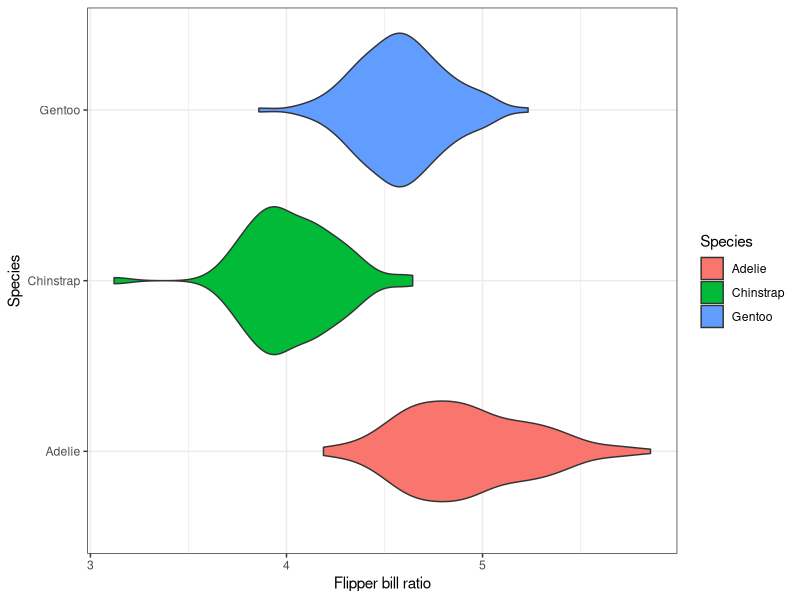

Here is the R script that generated this plot:
## ---- chunk 1
library(tidyverse)
library(palmerpenguins)
## ---- chunk 2
head(penguins)
## ---- chunk 3
select(penguins, species, bill_length_mm, body_mass_g)
## ---- chunk 4
select(penguins, -species, -bill_length_mm, -body_mass_g)
## ---- chunk 5
filter(penguins, species=="Gentoo")
## ---- chunk 6
filter(penguins, species=="Gentoo" & body_mass_g>5000)
## ---- chunk 7
select(filter(penguins, species=="Gentoo"), species, bill_length_mm, body_mass_g)
## ---- chunk 8
penguins %>%
  filter(species=="Gentoo") %>%
  select(species, bill_length_mm, body_mass_g)
## ---- chunk 9
f <- function(a,b){
  return(a^2 + b)
}
f(3,1)
## ---- chunk 10
3 %>% f(1)  # "3" is supplied as the first argument in the function
## ---- chunk 11
my_penguins <- penguins %>%
  mutate(flipper_bill_ratio = flipper_length_mm/bill_length_mm) %>%
  select(species, bill_length_mm, flipper_length_mm, flipper_bill_ratio)
my_penguins
## ---- chunk 12
ggplot(data=rename(my_penguins, Species=species), aes(x=flipper_bill_ratio, y=Species, fill=Species)) + geom_violin() + theme_bw() + xlab("Flipper bill ratio")
## ---- chunk 13
my_penguins %>% rename(f_over_b = flipper_bill_ratio)
## ---- chunk 14
my_penguins %>% arrange(desc(bill_length_mm))
## ---- chunk 15
penguins %>%
  summarize(
    num_rows=n(), avg_weights_kg=mean(body_mass_g/1000, na.rm=T), avg_flipper_bill_ratio=mean(flipper_length_mm/bill_length_mm, na.rm=T)
  )
## ---- chunk 16
penguins %>%
  group_by(species) %>%
  summarize(
    num_rows=n(), avg_weight_kg=mean(body_mass_g/1000,na.rm=T), avg_flipper_bill_ratio=mean(flipper_length_mm/bill_length_mm,na.rm=T)
  )
## ---- chunk 17
# summarize(penguins, across(everything(), ~sum(is.na(.x))))
penguins %>% 
  summarize(across(everything(), ~sum(is.na(.x))))
## ---- chunk 18
penguins %>%
  summarize(across(where(is.numeric), ~mean(.x, na.rm=T)))
## ---- chunk 19
penguins %>%
  select(-year) %>%
  group_by(species) %>%
  summarize(across(where(is.numeric), ~mean(.x, na.rm=T)), num_rows=n())
## ---- chunk 20
penguin_bill_lengths_df <- penguins %>%
  arrange(desc(bill_length_mm)) %>%
  select(species, bill_length_mm)
penguin_bill_lengths_df
## ---- chunk 21
species <- unique(penguins$species)
latin_name <- c("Pygoscelis adeliae", "Pygoscelis papua", "Pygoscelis antarcticus")
latin_name_df <- data.frame(species, latin_name)
latin_name_df
## ---- chunk 22
penguin_bill_lengths_df %>%
  inner_join(latin_name_df)
